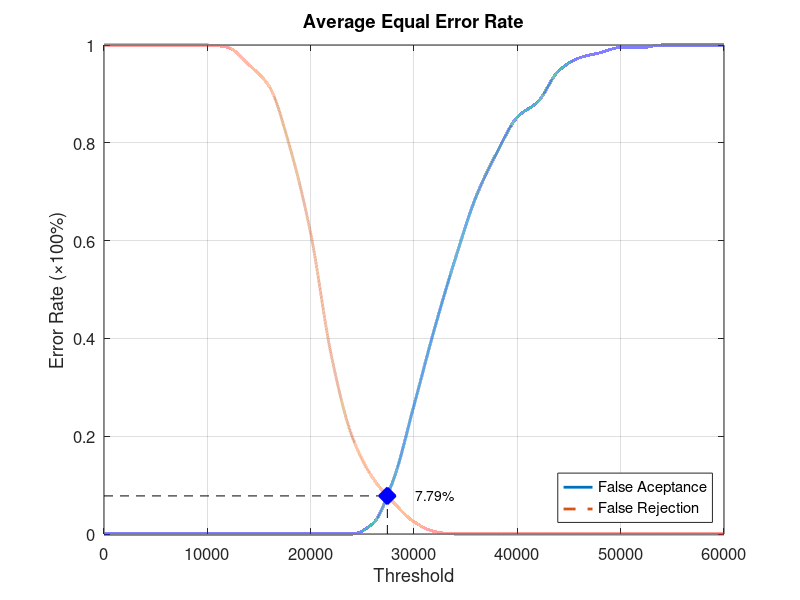
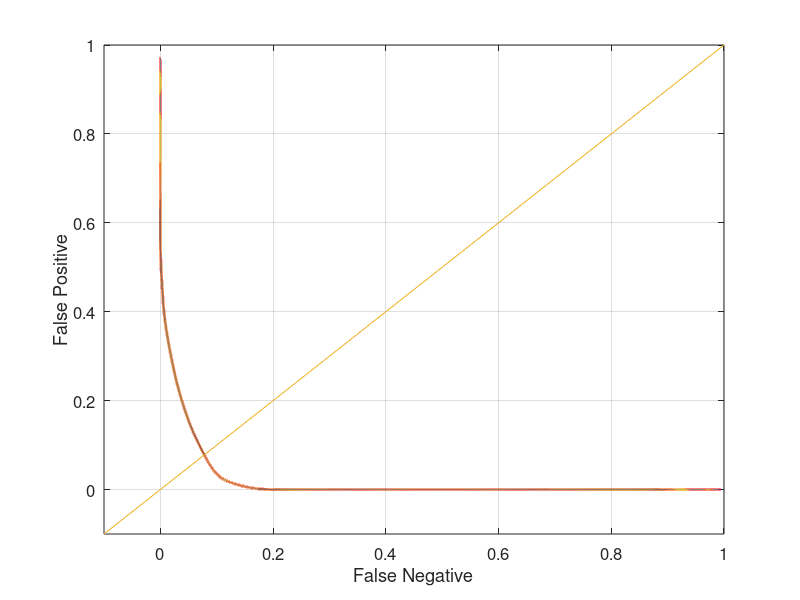

Reproduce these figures in MATLAB, in order.
function yEER = Database5_4
close all;
clear;
clc;
x = 0:2000:60000;
xq = 0:0.5:60000;

y0 = [0 0 0 0 0 0 0 0 0 0 0 0 0 0.0210526 0.110526 0.263158 0.421053 0.563158 0.689474 0.778947 0.852632 0.884211 0.947368 0.973684 0.984211 0.994737 0.994737 1 1 1 1];
yy0 = interp1(x, y0, xq, 'pchip');
y1 = [1 1 1 1 1 1 0.995 0.96 0.915 0.79 0.615 0.365 0.2 0.115 0.065 0.025 0.005 0 0 0 0 0 0 0 0 0 0 0 0 0 0];
yy1 = interp1(x, y1, xq, 'pchip');

% Calculating EER: 
y2 = abs(y0 - y1);
find(y2 == min(y2))
yy2 = abs(yy0 - yy1);
xEER = find(yy2 == min(yy2));
xEERIndex = xq(xEER) % X-axis EER
yEER = yy0(xEER) % Y-axis EER

main = figure
plot(xq, yy0,'-','LineWidth', 2);	hold on
plot(xq, yy1,'--','LineWidth', 2);	hold on
plot([xEERIndex xEERIndex], [0 yEER], 'k--');	hold on
plot([0 xEERIndex], [yEER yEER], 'k--');	hold on
plot(xEERIndex, yEER, 'bx', 'LineWidth', 10);	hold on
text(xEERIndex + 10 * xEERIndex / 100, yEER, [num2str(round((10000 * yEER)) / 100) '%'])
legend('False Aceptance', 'False Rejection', 'Location', 'SouthEast')
xlabel('Threshold')
ylabel('Error Rate (\times100%)')
title('Average Equal Error Rate')
set(gca, 'FontSize', 12)
axis([0 60000 0 1])
grid on

print(main, 'Database5_4Main', '-dpng');
FNRxFPR = figure('Color', [1 1 1]);
plot(yy1, yy0, '-', yy1, yy0, 'LineWidth', 2);
hold on
y = -0.1:0.1:1
plot(y, y); 
set(gca, 'FontSize', 12)
xlabel('False Negative')
ylabel('False Positive')
axis([-0.1 1 -0.1 1])
set(gca, 'FontSize', 12)
grid on

print(FNRxFPR, 'Database5_4FNRxFPR','-dpng');
end
